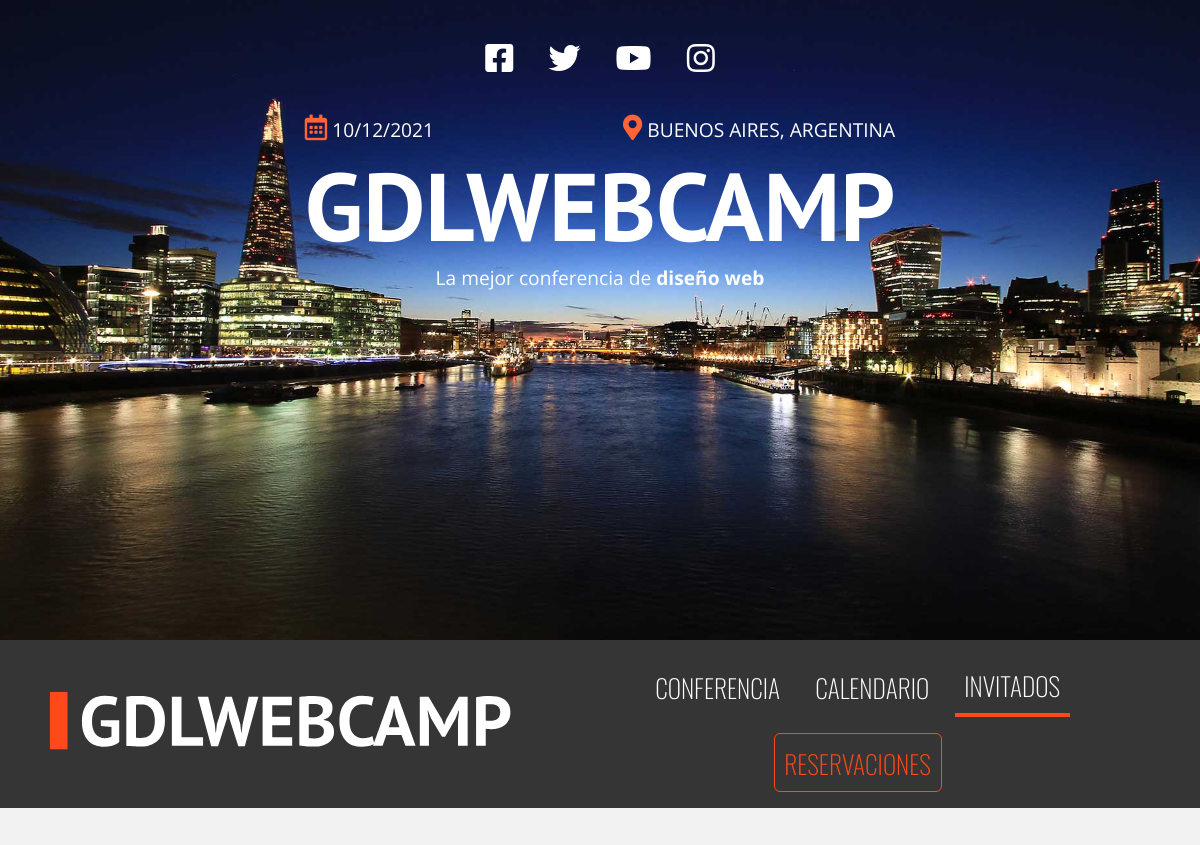
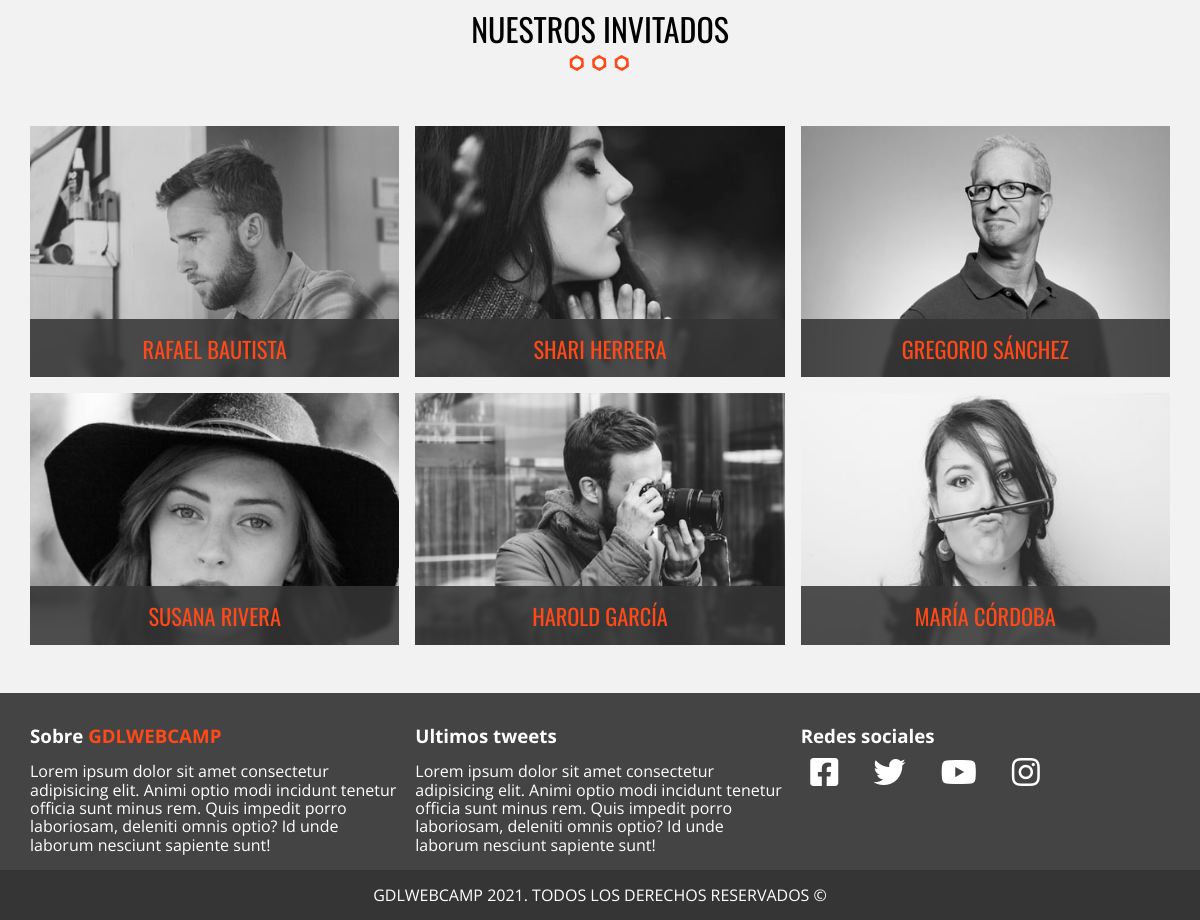
Page /invitados on the committed database (2 pictures, top to bottom).
### tables this page shows
CREATE TABLE invitados 
(
    id TINYINT NOT NULL AUTO_INCREMENT PRIMARY KEY,
    nombre VARCHAR(32) NOT NULL,
    apellido VARCHAR(32) NOT NULL,
    descripcion VARCHAR(144),
    img VARCHAR(50) DEFAULT NULL
);

### controllers/PublicController.php (called while the page is built, shortened)
<?php
class PublicController
{
    public static function invitados(Router $router)
    {
        $router->render("public/invitados",
        [
            "load_file" => "colorbox",
            "guests" => Invitado::all()
        ]);
    }
}

### public/index.php (called while the page is built, shortened)
<?php
$router = new Router();
$router->get("/", [PublicController::class, "index"]);
$router->get("/conferencia", [PublicController::class, "conferencia"]);
$router->get("/calendario", [PublicController::class, "calendario"]);
$router->get("/invitados", [PublicController::class, "invitados"]);
$router->get("/reservaciones", [PublicController::class, "reservaciones"]);
$router->post("/reservaciones", [PublicController::class, "reservaciones"]);
$router->checkRoutes();

### models/ActiveRecord.php (called while the page is built, shortened)
<?php
class ActiveRecord
{
    protected static $db;
    protected static $table = "";
    public static function setDB($database)
    {
        self::$db = $database;
    }
    public static function query($query)
    {
        $array = [];
        $result = self::$db->query($query);
        while($row = $result->fetch_assoc())
        {
            $array[$row["id"]] = $row;
        }
        return $array;
    }
    public static function all()
    {
        return self::query("SELECT * FROM " . static::$table);
    }
}

### views/public/_invitados.php (the view, shortened to what this page needs)
<div class="guests section">
    <?php foreach($guests as $guest): ?>
        <a href="#invitado<?php echo $guest["id"]; ?>" class="guest guest-info">
            <img src="/img/<?php echo $guest["img"]; ?>" alt="invitado <?php echo $guest["id"]; ?>" loading="lazy">
            <p><?php echo $guest["nombre"] . " " . $guest["apellido"]; ?></p>
        </a>
    <?php endforeach; ?>
</div>

### public/css/layout.css (style rules this page uses)
html { box-sizing: border-box; }
*, *:before, *:after { box-sizing: inherit; }
body { background-color: #f2f2f2; font-family: 'Open Sans', sans-serif; }
.section { margin-top: 3rem; margin-bottom: 3rem; }
a { text-decoration: none; line-height: normal; }
.guests { display: grid; grid-template-columns: repeat(3, 1fr); gap: 1rem; }
.guest { position: relative; overflow: hidden; }
.guest img { width: 100%; height: 100%; min-width: 200px; filter: gray; -webkit-filter: grayscale(1); transition: all .3s ease; }
.guest p { position: absolute; bottom: 0; left: 0; background-color: #353535dc; margin: 0; padding: .8rem; width: 100%; color: #fe4918; font-family: 'Oswald', sans-serif; font-size: 1.4rem; text-transform: uppercase; backdrop-filter: blur(2px); }
.cboxElement { text-align: center; }

### rows in the picture
invitados: img (picture), nombre "RAFAEL", apellido "BAUTISTA"
invitados: img (picture), nombre "SHARI", apellido "HERRERA"
invitados: img (picture), nombre "GREGORIO", apellido "SÁNCHEZ"
invitados: img (picture), nombre "SUSANA", apellido "RIVERA"
invitados: img (picture), nombre "HAROLD", apellido "GARCÍA"
invitados: img (picture), nombre "MARÍA", apellido "CÓRDOBA"
